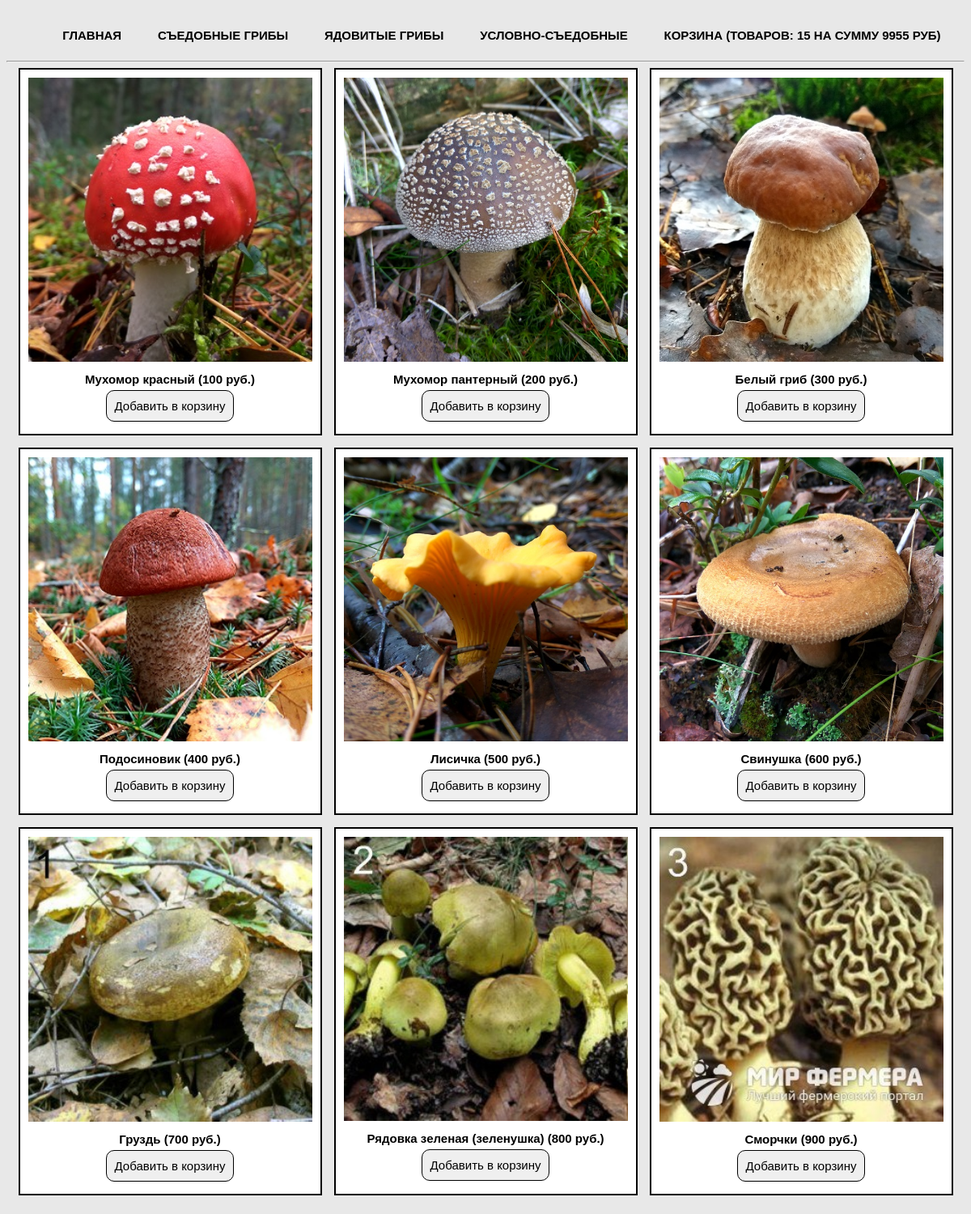
Page /template-mushroomshop-umoon/template-mushroomshop/index.php on the committed database.
### tables this page shows
CREATE TABLE `cats` (
  `id` int(11) NOT NULL COMMENT 'айди',
  `name` varchar(50) NOT NULL COMMENT 'имя категории',
  `rus_name` varchar(50) NOT NULL COMMENT 'имя на русском'
);

CREATE TABLE `products` (
  `id` int(11) NOT NULL,
  `title` varchar(50) NOT NULL,
  `cat` varchar(50) NOT NULL,
  `price` int(11) NOT NULL,
  `rus_name` varchar(50) NOT NULL,
  `img` varchar(50) NOT NULL,
  `descr` text NOT NULL
);

### template-mushroomshop-umoon/template-mushroomshop/index.php (the view)
<?php
require_once 'parts/header.php';
$products = $connect->query("SELECT * FROM products");
$products = $products->fetchAll(PDO::FETCH_ASSOC);
?>
<div class="main">
    <? foreach ($products as $product) { ?>
    <div class="card">
        <a href="product.php">
            <img src="img/<? echo $product['img']?>" alt="<? echo $product['rus_name']?>">
        </a>
        <div class="label"><? echo $product['rus_name']?> (<? echo $product['price']?> руб.)</div>
        <button type="submit">Добавить в корзину</button>
    </div>
    <? } ?>
</div>
</body>
</html>

### template-mushroomshop-umoon/template-mushroomshop/parts/header.php (shortened to what this page needs)
<?php
    require_once 'db/db.php';
    $cats = $connect->query("SELECT * FROM cats");
    $cats  = $cats->fetchAll(PDO::FETCH_ASSOC);
?>
<!doctype html>
<html lang="ru">
<head>
    <link rel="stylesheet" href="css/style.css">
</head>
<body>
<nav>
    <ul>
        <li><a href="index.php">Главная</a></li>
        <? foreach ($cats as $cat) { ?>
        <li><a href="index.php?cat=<? echo $cat['name']?>"><? echo $cat['rus_name']?></a></li>
        <? } ?>
        <li><a href="cart.php">Корзина (Товаров: 15 на сумму 9955 руб)</a></li>
    </ul>
</nav>
<hr>

### template-mushroomshop-umoon/template-mushroomshop/css/style.css (style rules this page uses)
* { font-family: 'Arial', sans-serif; font-size: 15px; }
body { margin-top: 20px; background-color: #e8e8e8; }
a { text-decoration: none; text-transform: uppercase; color: #000000; -webkit-transition: all .3s; -moz-transition: all .3s; -ms-transition: all .3s; -o-transition: all .3s; transition: all .3s; }
input, button { margin: 5px auto; border: none; padding: 10px; -webkit-transition: all .3s; -moz-transition: all .3s; -ms-transition: all .3s; -o-transition: all .3s; transition: all .3s; }
input[type=submit], button { -webkit-border-radius: 10px; -moz-border-radius: 10px; border-radius: 10px; border: 1px solid black; display: block; cursor: pointer; }
label, .label { margin-top: 10px; font-weight: 800; }
img { width: 100%; }
.main, nav { width: 1170px; margin: auto; display: flex; flex-wrap: wrap; justify-content: space-around; }
nav ul { display: flex; list-style: none; width: 100%; justify-content: space-around; font-weight: 700; }
.card { margin-bottom: 15px; width: 30%; padding: 10px; border: 2px solid black; text-align: center; background-color: #fff; }

### rows in the picture
cats: rus_name "СЪЕДОБНЫЕ ГРИБЫ"
cats: rus_name "ЯДОВИТЫЕ ГРИБЫ"
cats: rus_name "УСЛОВНО-СЪЕДОБНЫЕ"
products: img (picture), rus_name "Мухомор красный", price "100"
products: img (picture), rus_name "Мухомор пантерный", price "200"
products: img (picture), rus_name "Белый гриб", price "300"
products: img (picture), rus_name "Подосиновик", price "400"
products: img (picture), rus_name "Лисичка", price "500"
products: img (picture), rus_name "Свинушка", price "600"
products: img (picture), rus_name "Груздь", price "700"
products: img (picture), rus_name "Рядовка зеленая (зеленушка)", price "800"
products: img (picture), rus_name "Сморчки", price "900"
